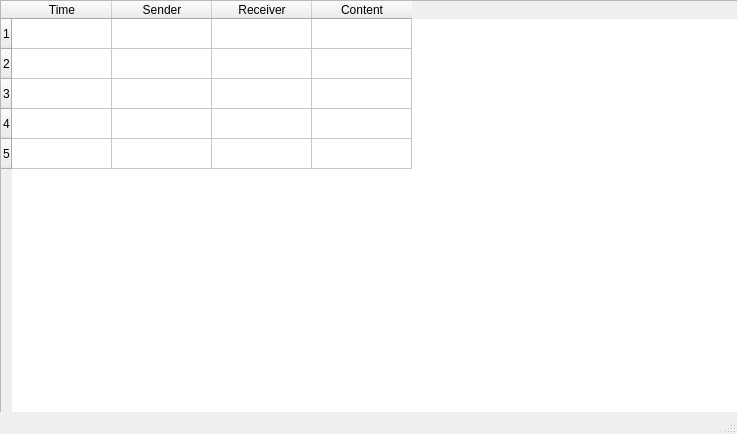
<?xml version="1.0" encoding="UTF-8"?>
<ui version="4.0">
 <class>MainWindow</class>
 <widget class="QMainWindow" name="MainWindow">
  <property name="geometry">
   <rect>
    <x>0</x>
    <y>0</y>
    <width>737</width>
    <height>434</height>
   </rect>
  </property>
  <property name="windowTitle">
   <string>MainWindow</string>
  </property>
  <widget class="QWidget" name="centralWidget">
   <widget class="QTableWidget" name="tableWidget">
    <property name="geometry">
     <rect>
      <x>0</x>
      <y>0</y>
      <width>861</width>
      <height>481</height>
     </rect>
    </property>
    <property name="rowCount">
     <number>5</number>
    </property>
    <row/>
    <row/>
    <row/>
    <row/>
    <row/>
    <column>
     <property name="text">
      <string>Time</string>
     </property>
    </column>
    <column>
     <property name="text">
      <string>Sender</string>
     </property>
    </column>
    <column>
     <property name="text">
      <string>Receiver</string>
     </property>
    </column>
    <column>
     <property name="text">
      <string>Content</string>
     </property>
    </column>
   </widget>
  </widget>
  <widget class="QStatusBar" name="statusBar"/>
 </widget>
 <layoutdefault spacing="6" margin="11"/>
 <resources/>
 <connections/>
</ui>
